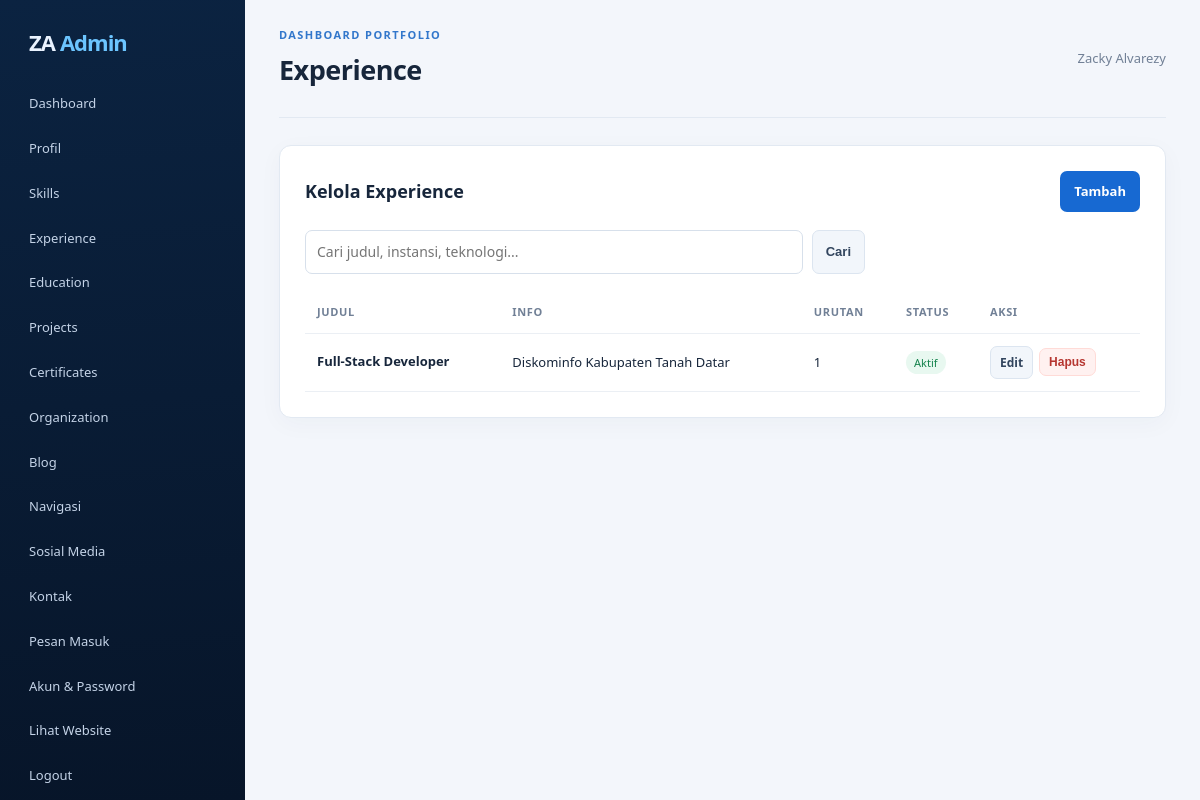
Screenshot of /admin/content.php?type=experience (signed in) with the database file from the repository.
### tables this page shows
CREATE TABLE IF NOT EXISTS content_items (
  id INT UNSIGNED AUTO_INCREMENT PRIMARY KEY,
  type ENUM('skill','experience','education','project','certificate','organization','blog') NOT NULL,
  title VARCHAR(180) NOT NULL,
  subtitle VARCHAR(220) DEFAULT NULL,
  organization VARCHAR(180) DEFAULT NULL,
  start_date VARCHAR(60) DEFAULT NULL,
  end_date VARCHAR(60) DEFAULT NULL,
  description TEXT DEFAULT NULL,
  body LONGTEXT DEFAULT NULL,
  technologies VARCHAR(255) DEFAULT NULL,
  url VARCHAR(255) DEFAULT NULL,
  image VARCHAR(255) DEFAULT NULL,
  document VARCHAR(255) DEFAULT NULL,
  sort_order INT NOT NULL DEFAULT 0,
  is_featured TINYINT(1) NOT NULL DEFAULT 0,
  is_active TINYINT(1) NOT NULL DEFAULT 1,
  created_at TIMESTAMP NULL DEFAULT CURRENT_TIMESTAMP,
  updated_at TIMESTAMP NULL DEFAULT CURRENT_TIMESTAMP ON UPDATE CURRENT_TIMESTAMP,
  INDEX idx_type_active_order (type, is_active, sort_order)
);

### config/helpers.php (called while the page is built, shortened)
<?php
require_once __DIR__ . '/database.php';
function e(mixed $value): string
{
    return htmlspecialchars((string) $value, ENT_QUOTES | ENT_SUBSTITUTE, 'UTF-8');
}
function url(string $path = ''): string
{
    return rtrim(APP_URL, '/') . '/' . ltrim($path, '/');
}

### config/database.php (called while the page is built, shortened)
<?php
function db(): PDO
{
    $dsn = 'mysql:host=' . DB_HOST . ';dbname=' . DB_NAME . ';charset=' . DB_CHARSET;
    $pdo = new PDO($dsn, DB_USER, DB_PASS, [
        PDO::ATTR_ERRMODE => PDO::ERRMODE_EXCEPTION,
        PDO::ATTR_DEFAULT_FETCH_MODE => PDO::FETCH_ASSOC,
        PDO::ATTR_EMULATE_PREPARES => false,
    ]);
    return $pdo;
}

### admin/content.php (the view, shortened to what this page needs)
<?php
$types = [
    'skill' => 'Skills',
    'experience' => 'Experience',
    'education' => 'Education',
    'project' => 'Projects',
    'certificate' => 'Certificates',
    'organization' => 'Organization',
    'blog' => 'Blog',
];
$type = $_GET['type'] ?? 'skill';
$action = $_GET['action'] ?? 'list';
$errors = [];
$item = null;
$galleryImages = [];
require __DIR__ . '/_header.php';
if ($action === 'create' || $item):
?>
<section class="panel">
  <div class="panel-head">
    <h2><?= $item ? 'Edit' : 'Tambah' ?> <?= e($types[$type]) ?></h2>
    <a class="btn ghost" href="<?= e(url('admin/content.php?type=' . $type)) ?>">Kembali</a>
  </div>
  <?php foreach ($errors as $error): ?><div class="alert danger"><?= e($error) ?></div><?php endforeach; ?>
  <form class="form-grid" method="post" enctype="multipart/form-data">
    <?= csrf_field() ?>
    <label>Judul<input name="title" required value="<?= e($item['title'] ?? $_POST['title'] ?? '') ?>"></label>
    <label>Subjudul<input name="subtitle" value="<?= e($item['subtitle'] ?? $_POST['subtitle'] ?? '') ?>"></label>
    <label>Organisasi/Instansi<input name="organization" value="<?= e($item['organization'] ?? $_POST['organization'] ?? '') ?>"></label>
    <label>Mulai<input name="start_date" value="<?= e($item['start_date'] ?? $_POST['start_date'] ?? '') ?>"></label>
    <label>Selesai<input name="end_date" value="<?= e($item['end_date'] ?? $_POST['end_date'] ?? '') ?>"></label>
    <label>Teknologi/Keyword<input name="technologies" value="<?= e($item['technologies'] ?? $_POST['technologies'] ?? '') ?>"></label>
    <label>URL<input type="url" name="url" value="<?= e($item['url'] ?? $_POST['url'] ?? '') ?>"></label>
    <label>Urutan<input type="number" name="sort_order" value="<?= e((string)($item['sort_order'] ?? $_POST['sort_order'] ?? 0)) ?>"></label>
    <label class="full">Deskripsi Singkat<textarea name="description" rows="4"><?= e($item['description'] ?? $_POST['description'] ?? '') ?></textarea></label>
    <label class="full">Konten Detail<textarea name="body" rows="7"><?= e($item['body'] ?? $_POST['body'] ?? '') ?></textarea></label>
    <label>Gambar sampul JPG/PNG/WEBP<input type="file" name="image" accept=".jpg,.jpeg,.png,.webp"><?php if (!empty($item['image'])): ?><span class="check"><input type="checkbox" name="remove_image"> Hapus gambar sampul</span><?php endif; ?></label>
    <?php if ($type === 'project'): ?>
      <label class="full">Foto galeri proyek (bisa pilih banyak sekaligus, maks. 12 tiap upload; 30 foto total)<input type="file" name="gallery_images[]" accept=".jpg,.jpeg,.png,.webp" multiple></label>
      <?php if ($galleryImages): ?><div class="gallery-admin full"><strong>Foto galeri saat ini</strong><div class="gallery-admin-grid"><?php foreach ($galleryImages as $galleryImage): ?><label class="gallery-admin-item"><img src="<?= e(asset_path($galleryImage['image_path'])) ?>" alt="Foto proyek"><span><input type="checkbox" name="remove_gallery[]" value="<?= e((string) $galleryImage['id']) ?>"> Hapus foto</span></label><?php endforeach; ?></div></div><?php endif; ?>
    <?php endif; ?>
    <label>Dokumen PDF<input type="file" name="document" accept=".pdf"><?php if (!empty($item['document'])): ?><span class="check"><input type="checkbox" name="remove_document"> Hapus dokumen</span><?php endif; ?></label>
    <label class="check"><input type="checkbox" name="is_featured" <?= !empty($item['is_featured']) ? 'checked' : '' ?>> Featured</label>
    <label class="check"><input type="checkbox" name="is_active" <?= !isset($item) || !empty($item['is_active']) ? 'checked' : '' ?>> Aktif</label>
    <button class="btn primary" type="submit">Simpan</button>
  </form>
</section>
<?php
else:
    $q = trim($_GET['q'] ?? '');
    $sql = 'SELECT * FROM content_items WHERE type = :type';
    $params = ['type' => $type];
    $sql .= ' ORDER BY sort_order ASC, id DESC';
    $stmt = db()->prepare($sql);
    $stmt->execute($params);
    $items = $stmt->fetchAll();
?>
<section class="panel">
  <div class="panel-head">
    <h2>Kelola <?= e($types[$type]) ?></h2>
    <a class="btn primary" href="<?= e(url('admin/content.php?type=' . $type . '&action=create')) ?>">Tambah</a>
  </div>
  <form class="search-form">
    <input name="q" placeholder="Cari judul, instansi, teknologi..." value="<?= e($q) ?>">
    <button class="btn ghost" type="submit">Cari</button>
  </form>
  <div class="table-wrap">
    <table>
      <thead><tr><th>Judul</th><th>Info</th><th>Urutan</th><th>Status</th><th>Aksi</th></tr></thead>
      <tbody>
        <?php foreach ($items as $row): ?>
          <tr>
            <td><strong><?= e($row['title']) ?></strong><small><?= e($row['technologies']) ?></small></td>
            <td><?= e($row['organization'] ?: $row['subtitle']) ?></td>
            <td><?= e((string) $row['sort_order']) ?></td>
            <td><span class="badge <?= $row['is_active'] ? 'on' : 'off' ?>"><?= $row['is_active'] ? 'Aktif' : 'Nonaktif' ?></span></td>
            <td class="actions">
              <a class="btn small ghost" href="<?= e(url('admin/content.php?type=' . $type . '&action=edit&id=' . $row['id'])) ?>">Edit</a>
              <form method="post" onsubmit="return confirmDelete('Hapus konten ini?')">
                <button class="btn small danger" type="submit">Hapus</button>
              </form>
            </td>
          </tr>
        <?php endforeach; ?>
      </tbody>
    </table>
  </div>
</section>
<?php endif; require __DIR__ . '/_footer.php'; ?>

### assets/css/admin.css (style rules this page uses)
:root { --bg:#f3f6fb;--navy:#081a31;--ink:#17263b;--muted:#718096;--blue:#1769d2;--line:#e2e9f2;--panel:#fff }
* { box-sizing:border-box }
body { margin:0;background:var(--bg);color:var(--ink);font:15px/1.6 "Segoe UI",Arial,sans-serif }
a { color:inherit;text-decoration:none }
.panel { background:var(--panel);border:1px solid var(--line);border-radius:12px;padding:25px;margin-bottom:22px;box-shadow:0 6px 24px rgba(18,47,86,.035) }
.panel h2 { font-size:18px;margin:0 0 17px }
.panel-head { display:flex;justify-content:space-between;align-items:center;gap:15px;margin-bottom:18px }
.panel-head h2 { margin:0 }
.btn { display:inline-flex;align-items:center;justify-content:center;border:1px solid transparent;border-radius:7px;padding:9px 13px;font-size:13px;font-weight:700;cursor:pointer }
.btn.primary { background:#1769d2;color:white }
.btn.ghost { background:#f2f6fb;border-color:#dce5f0;color:#32455e }
.btn.danger { background:#fff1f0;color:#b63630;border-color:#ffdbd7 }
.btn.small { padding:6px 9px;font-size:12px }
.form-grid input,.form-grid textarea,.form-grid select,.stack-form input,.search-form input { width:100%;border:1px solid #d7e0eb;border-radius:7px;padding:10px 11px;background:white;color:#17263b;font:inherit;font-size:14px }
.search-form { display:flex;gap:9px;margin-bottom:17px;max-width:560px }
.search-form input { flex:1 }
.table-wrap { width:100%;overflow:auto }
table { width:100%;border-collapse:collapse;min-width:700px }
th,td { text-align:left;padding:12px;border-bottom:1px solid #ebeff4;vertical-align:middle;font-size:13px }
th { color:#718096;font-size:11px;text-transform:uppercase;letter-spacing:.06em }
td strong,td small { display:block }
.actions { display:flex;align-items:center;gap:6px }
.actions form { margin:0 }
.actions a,.actions button { white-space:nowrap }
.badge { display:inline-block;padding:3px 8px;border-radius:20px;font-size:11px }
.badge.on { background:#e8f8f0;color:#16834d }

### rows the page displays
content_items: title "Full-Stack Developer", organization "Diskominfo Kabupaten Tanah Datar", sort_order "1", is_active "Aktif"

### other values shown
$pageTitle "Experience"
$_SESSION['admin_name'] "Zacky Alvarezy"
$types[$type] "Experience"
